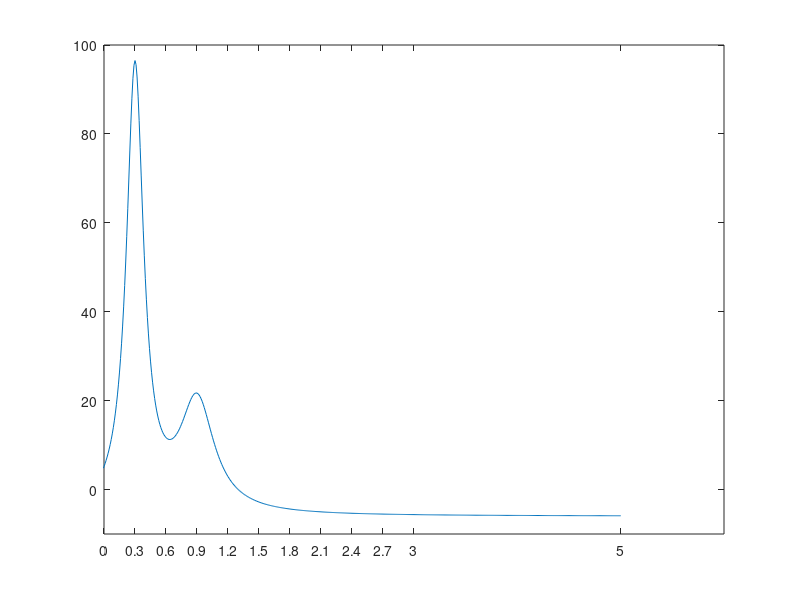

Recreate this plot in MATLAB. (Note: this script raises an error after producing the figure.)
t = -5:0.01:5;
y=1./((t-0.3).^2+0.01)+1./((t-0.9).^2+0.04)-6;
plot(t,y)
set(gca,'xlim',[0 6],'ylim',[-5 20])
set(gca,'xlim',[0 6],'ylim',[-10 100])
set(gca,'xtick',[0:0.2:1 2.5 3 3.5 4 4.5])
set(gca,'xtick',[0:0.3:3 5])
mylabel = str2mat('I','II','III','IV','V','VI','VII','VIII','IX','X','XI','XII');
set(gca,'xticklabel',mylabel)